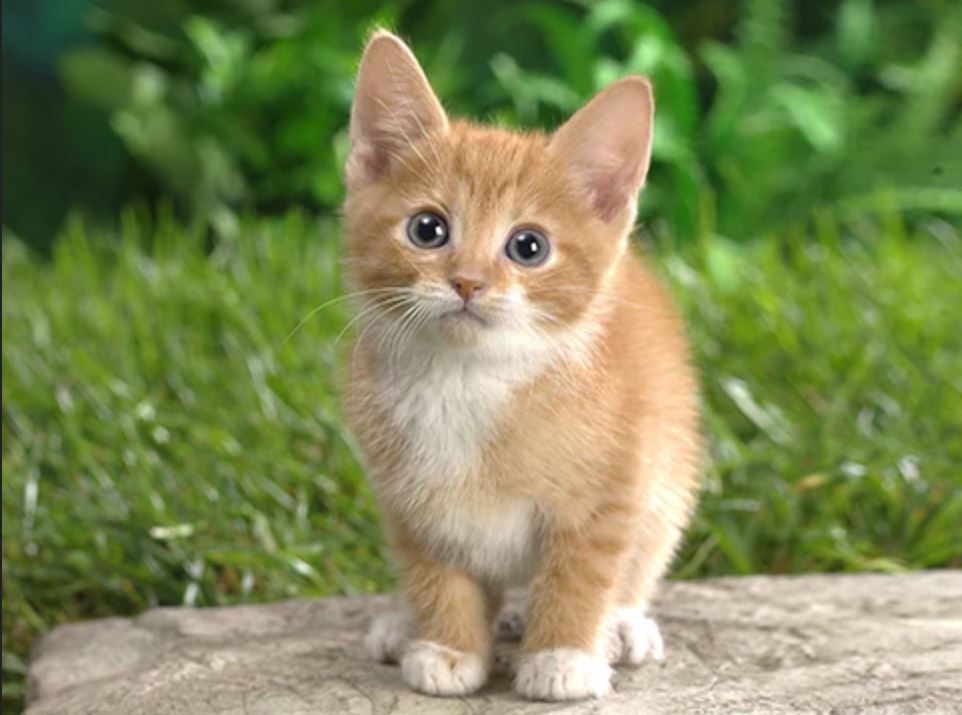
#> input picture 3_Handling_data/画像データ/cat.JPG, 962 x 715 px, found by its file name
$ python edges_enh.py
#> lines starting #> are read from the running program, lines starting #| are printed output that depends on the picture
from PIL import Image
import cv2
import numpy as np
from matplotlib import pyplot as plt

image = np.array(Image.open("cat.jpg"))
#> image is the input picture: shape (715, 962, 3); mean R, G, B 126.6, 136.8, 86.5
kernel = np.array([[-1,-1,-1],[-1,9,-1],[-1,-1,-1]], np.float32)
dst = cv2.filter2D(image,-1,kernel)

plt.imshow(dst)
plt.show()
cv2.imwrite("cat_edge_con.jpg", dst)

image_n = np.array(Image.open("noise.jpg"))
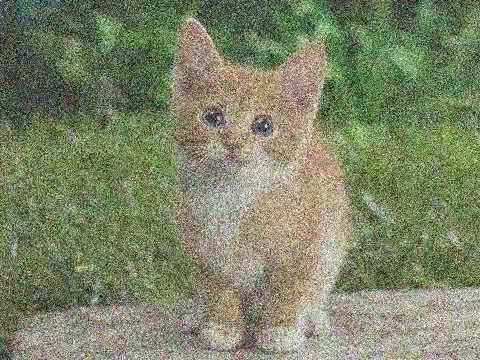
#> input picture 3_Handling_data/画像データ/noise.jpg, 480 x 360 px
#> image_n is the input picture: shape (360, 480, 3); mean R, G, B 125.3, 132.4, 103.9
dst = cv2.filter2D(image_n,-1,kernel)
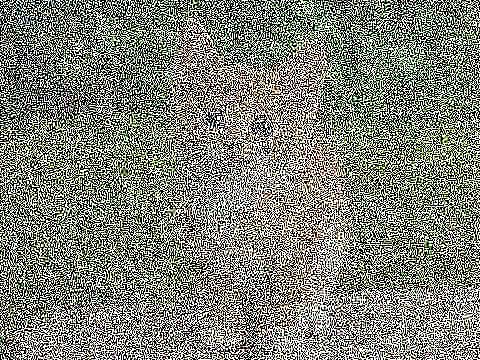
#> dst: shape (360, 480, 3); mean R, G, B 127.1, 129.4, 119.9

plt.imshow(dst)
plt.show()
cv2.imwrite("cat_edge_con_noise.jpg", dst)
